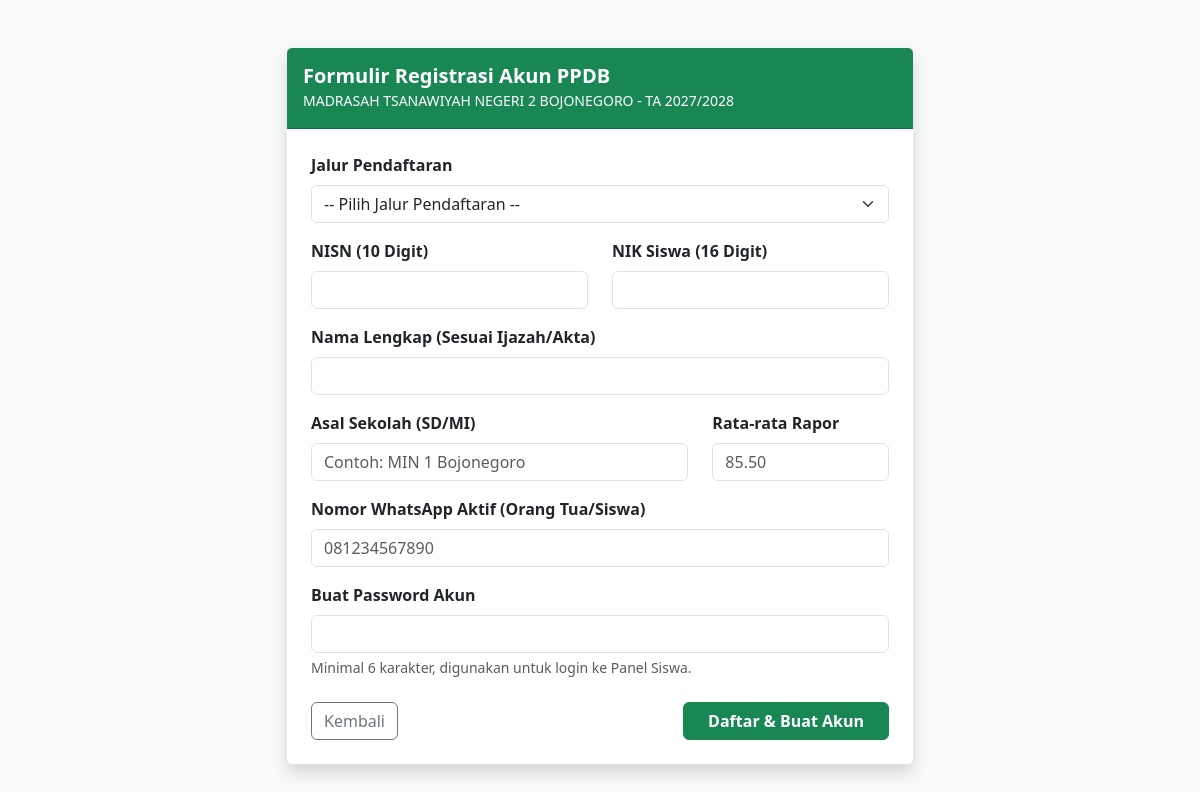
Page /daftar.php on the committed database.
### tables this page shows
CREATE TABLE IF NOT EXISTS `tbl_pengaturan` (
  `id_pengaturan` INT(11) NOT NULL AUTO_INCREMENT,
  `tahun_ajaran` VARCHAR(20) NOT NULL COMMENT 'Contoh: 2027/2028',
  `status_pendaftaran` ENUM('Buka', 'Tutup') NOT NULL DEFAULT 'Buka',
  `kuota_total` INT(11) NOT NULL DEFAULT 288,
  `nama_instansi_atas` VARCHAR(150) NOT NULL DEFAULT 'KEMENTERIAN AGAMA REPUBLIK INDONESIA',
  `nama_kantor_kab` VARCHAR(150) NOT NULL DEFAULT 'KANTOR KEMENTERIAN AGAMA KABUPATEN BOJONEGORO',
  `nama_madrasah` VARCHAR(150) NOT NULL DEFAULT 'MADRASAH TSANAWIYAH NEGERI 2 BOJONEGORO',
  `alamat_kop` TEXT NOT NULL,
  `telepon_kop` VARCHAR(50) DEFAULT NULL,
  `email_kop` VARCHAR(100) DEFAULT NULL,
  `website_kop` VARCHAR(100) DEFAULT NULL,
  `logo_kiri` VARCHAR(255) DEFAULT 'logo_kemenag.png' COMMENT 'Path file logo Kemenag di kop surat',
  `logo_kanan` VARCHAR(255) DEFAULT 'logo_mtsn2.png' COMMENT 'Path file logo Madrasah di kop surat',
  `updated_at` TIMESTAMP NOT NULL DEFAULT CURRENT_TIMESTAMP ON UPDATE CURRENT_TIMESTAMP,
  PRIMARY KEY (`id_pengaturan`)
);

### config/koneksi.php (called while the page is built, shortened)
<?php
$host = 'localhost';
$db   = 'db_ppdb_mtsn2bjn';
$user = 'root';
$pass = '';
$charset = 'utf8mb4';
$dsn = "mysql:host=$host;dbname=$db;charset=$charset";
$options = [
    PDO::ATTR_ERRMODE            => PDO::ERRMODE_EXCEPTION,
    PDO::ATTR_DEFAULT_FETCH_MODE => PDO::FETCH_ASSOC,
    PDO::ATTR_EMULATE_PREPARES   => false,
];
try {
    $pdo = new PDO($dsn, $user, $pass, $options);
} catch (\PDOException $e) {
    die("Koneksi database gagal: " . $e->getMessage());
}
$stmtSetting = $pdo->query("SELECT * FROM tbl_pengaturan WHERE id_pengaturan = 1");
$setting = $stmtSetting->fetch();
?>

### daftar.php (the view, shortened to what this page needs)
<?php
require_once 'config/koneksi.php';
?>
<!DOCTYPE html>
<html lang="id">
<head>
    <link href="https://cdn.jsdelivr.net/npm/bootstrap@5.3.3/dist/css/bootstrap.min.css" rel="stylesheet">
</head>
<body class="bg-light">
<div class="container my-5" style="max-width: 650px;">
    <div class="card border-0 shadow">
        <div class="card-header bg-success text-white py-3">
            <h5 class="mb-0 fw-bold">Formulir Registrasi Akun PPDB</h5>
            <small><?= htmlspecialchars($setting['nama_madrasah']) ?> - TA <?= htmlspecialchars($setting['tahun_ajaran']) ?></small>
        </div>
        <div class="card-body p-4">
            <form method="POST">
                <div class="mb-3">
                    <label class="form-label fw-semibold">Jalur Pendaftaran</label>
                    <select name="id_jalur" class="form-select" required>
                        <option value="">-- Pilih Jalur Pendaftaran --</option>
                    </select>
                </div>
                <div class="row">
                    <div class="col-md-6 mb-3">
                        <label class="form-label fw-semibold">NISN (10 Digit)</label>
                        <input type="text" name="nisn" maxlength="10" pattern="\d{10}" class="form-control" required>
                    </div>
                    <div class="col-md-6 mb-3">
                        <label class="form-label fw-semibold">NIK Siswa (16 Digit)</label>
                        <input type="text" name="nik" maxlength="16" pattern="\d{16}" class="form-control" required>
                    </div>
                </div>
                <div class="mb-3">
                    <label class="form-label fw-semibold">Nama Lengkap (Sesuai Ijazah/Akta)</label>
                    <input type="text" name="nama_lengkap" class="form-control" required>
                </div>
                <div class="row">
                    <div class="col-md-8 mb-3">
                        <label class="form-label fw-semibold">Asal Sekolah (SD/MI)</label>
                        <input type="text" name="asal_sekolah" placeholder="Contoh: MIN 1 Bojonegoro" class="form-control" required>
                    </div>
                    <div class="col-md-4 mb-3">
                        <label class="form-label fw-semibold">Rata-rata Rapor</label>
                        <input type="number" step="0.01" min="0" max="100" name="nilai_rapor" placeholder="85.50" class="form-control" required>
                    </div>
                </div>
                <div class="mb-3">
                    <label class="form-label fw-semibold">Nomor WhatsApp Aktif (Orang Tua/Siswa)</label>
                    <input type="text" name="no_wa_utama" placeholder="081234567890" class="form-control" required>
                </div>
                <div class="mb-4">
                    <label class="form-label fw-semibold">Buat Password Akun</label>
                    <input type="password" name="password" minlength="6" class="form-control" required>
                    <div class="form-text">Minimal 6 karakter, digunakan untuk login ke Panel Siswa.</div>
                </div>
                <div class="d-flex justify-content-between">
                    <a href="index.php" class="btn btn-outline-secondary">Kembali</a>
                    <button type="submit" class="btn btn-success fw-bold px-4">Daftar & Buat Akun</button>
                </div>
            </form>
        </div>
    </div>
</div>
</body>
</html>

### rows in the picture
tbl_pengaturan: nama_madrasah "MADRASAH TSANAWIYAH NEGERI 2 BOJONEGORO", tahun_ajaran "2027/2028"
